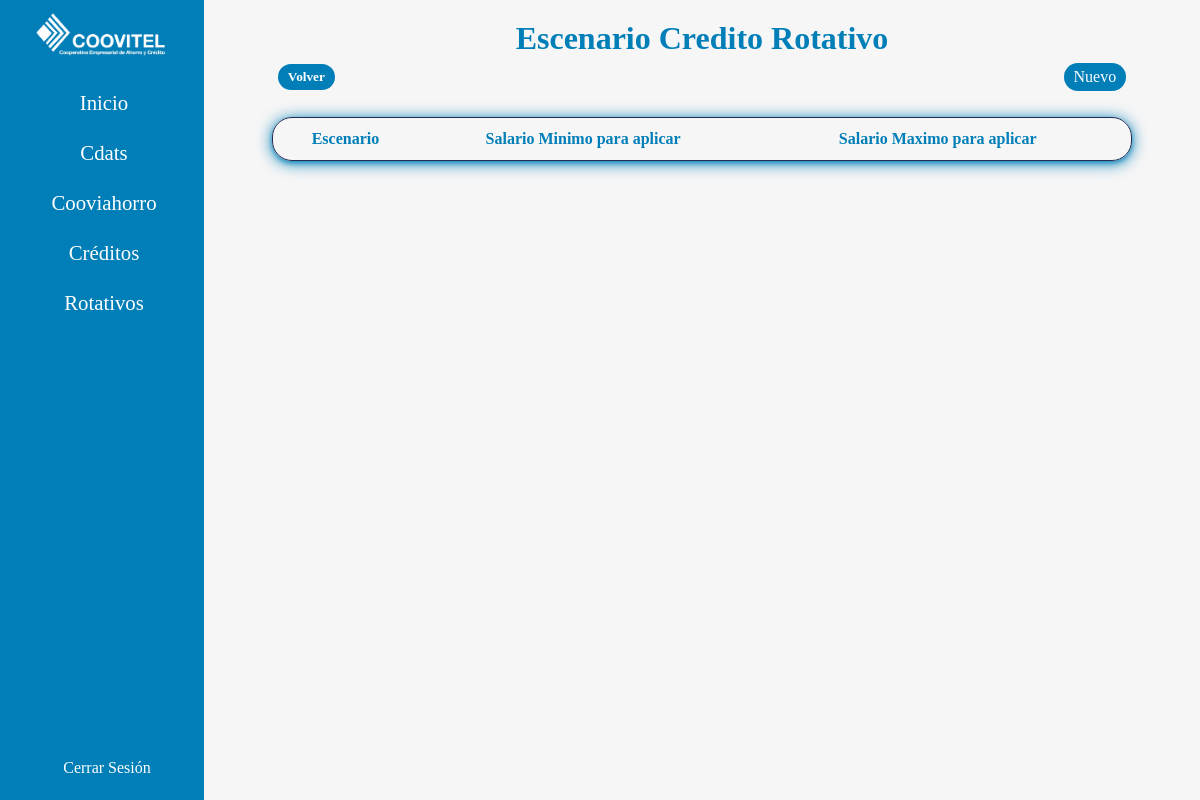
The app's page /rotativos/escenarios (signed in), older data.
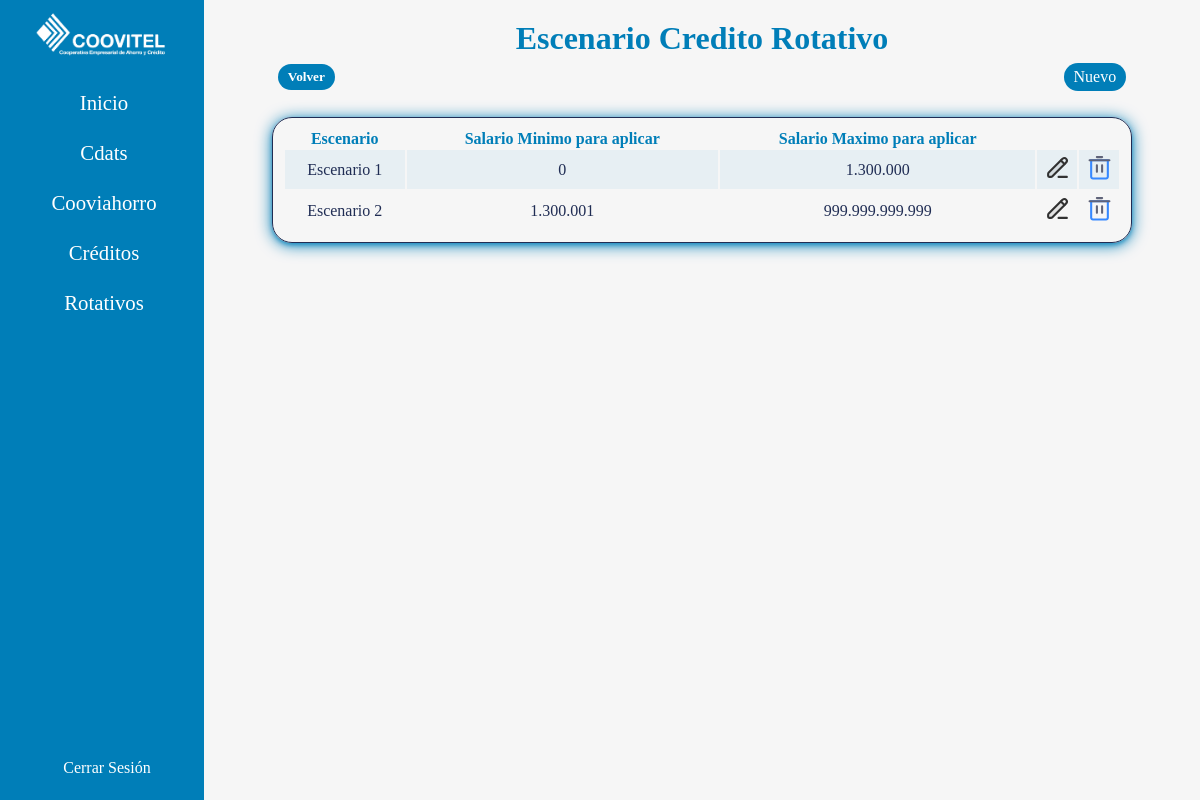
The same page, newer data.
### rotativo/models.py (models this page shows, shortened)
class Escenarios(models.Model):
    name = models.CharField(max_length=200)
    salarioMin = models.CharField(max_length=200)
    salarioMax = models.CharField(max_length=200, blank=True, null=True)

### rotativo/views.py (the view)
# urls.py: path("rotativos/escenarios", views.escenarios, name="escenarios"),
@login_required
def escenarios(request):
    escenarios = Escenarios.objects.all()
    return render(request, 'rotativos/escenarios/escenarios.html', {'escenarios': escenarios})

### controls/templates/rotativos/escenarios/escenarios.html (shortened to what this page needs)
{% extends 'base.html' %}
{% block content %}
    <div class="types">
        <h1 class="title-type">Escenario Credito Rotativo</h1>
        <div class="buttons">
            <a class="bts" href="{% url 'controlsRotativos' %}"><h5>Volver</h5></a>
            <a class="bts" href="{% url 'createescenario' %}">Nuevo</a>
        </div>
        <table>
            <tr>
                <th class="ttb">Escenario</th>
                <th class="ttb">Salario Minimo para aplicar</th>
                <th class="ttb">Salario Maximo para aplicar</th>
                <th class="icon"></th>
                <th class="icon"></th>
            </tr>
            {% for escenario in escenarios %}
                <tr>
                    <td class="tb data">{{escenario.name}}</td>
                    <td class="tb data">{{escenario.salarioMin}}</td>
                    <td class="tb data">{{escenario.salarioMax}}</td>
                    <td class="tb">
                        <a href="{% url 'updateescenario' escenario.id %}">
                        </a>
                    </td>
                    <td class="tb">
                        <a onclick="return confirm('Esta seguro de eliminar este Escenario?')" href="{% url 'deleteescenario' escenario.id %}">
                        </a>
                    </td>
                </tr>
            {% endfor %}
        </table>
    </div>
{% endblock %}

Row changes from the older to the newer data that the page shows:
added Escenarios: name "Escenario 1", salarioMin "0", salarioMax "1.300.000"
added Escenarios: name "Escenario 2", salarioMin "1.300.001", salarioMax "999.999.999.999"
